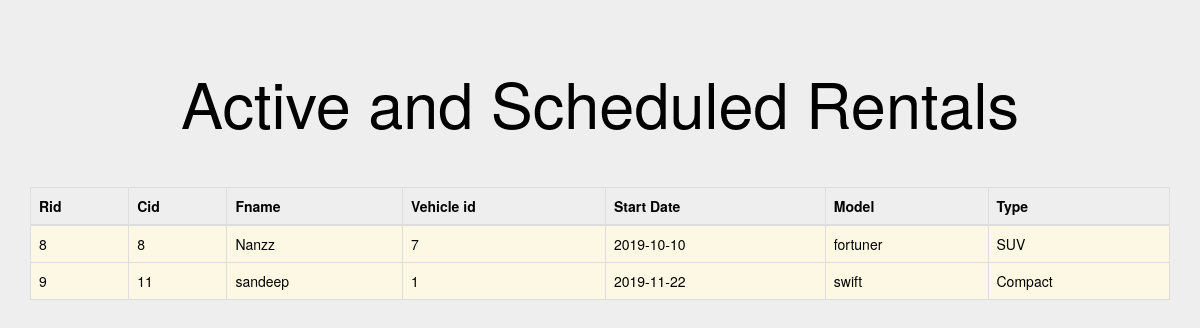
The app's page /viewrental.php with its own data.
### tables this page shows
CREATE TABLE IF NOT EXISTS `rental` (
`Rid` int(10) NOT NULL,
  `cid` int(10) NOT NULL,
  `Rdate` date DEFAULT NULL,
  `Ctype` varchar(20) NOT NULL,
  `Dno` int(10) DEFAULT NULL,
  `Vehicle_id` int(10) DEFAULT NULL,
  `D_allot` int(11) DEFAULT NULL
);

CREATE TABLE IF NOT EXISTS `customer` (
`Cid` int(10) NOT NULL,
  `Fname` varchar(10) DEFAULT NULL,
  `Lname` varchar(20) DEFAULT NULL,
  `Age` int(3) NOT NULL,
  `Mobile` bigint(15) DEFAULT NULL,
  `Dno` int(10) DEFAULT NULL,
  `Vehicle_id` int(10) DEFAULT NULL,
  `password` varchar(50) DEFAULT NULL,
  `username` varchar(50) DEFAULT NULL
);

CREATE TABLE IF NOT EXISTS `car` (
`Vehicle_id` int(10) NOT NULL,
  `License_no` varchar(20) DEFAULT NULL,
  `Model` varchar(20) DEFAULT NULL,
  `Year` date DEFAULT NULL,
  `Ctype` varchar(30) DEFAULT NULL,
  `Drate` int(10) DEFAULT NULL,
  `Wrate` int(10) DEFAULT NULL
);

### viewrental.php (the view, shortened to what this page needs)
<!DOCTYPE html PUBLIC "-//W3C//DTD HTML 4.01 Transitional//EN"  "http://www.w3.org/TR/html4/loose.dtd">
<html>
	<head>
        <link rel="stylesheet" href="https://maxcdn.bootstrapcdn.com/bootstrap/3.3.7/css/bootstrap.min.css" >
</head>
<body class="container jumbotron">
<?php
	$database_host = "localhost";
	$database_user = "root";
	$database_pass = "";
	$database_name = "carrental";
	$connection = mysqli_connect($database_host, $database_user, $database_pass, $database_name);
                ?>
<?php
$res2="SELECT rental.Rid,rental.cid,rental.Vehicle_id,rental.Rdate,car.Model,car.Ctype,customer.Fname FROM rental INNER JOIN car ON rental.Vehicle_id = car.Vehicle_id INNER JOIN customer ON rental.cid=customer.Cid";
	$result2=mysqli_query($connection,$res2);
	echo "<h1><center>Active and Scheduled Rentals</h1><br><br>";
?>
<table class="table table-hover table-bordered" border='1'>
	<thead><tr>
<th>Rid</th>
<th>Cid</th>
<th>Fname</th>
<th>Vehicle id</th>
<th>Start Date</th>
<th>Model</th>
<th>Type</th>
</tr>
</thead>
<tbody>
<?php
if (mysqli_num_rows($result2) > 0) {
while($row2 = mysqli_fetch_assoc($result2))
{echo "<tr class='warning'>";
echo "<td>" . $row2["Rid"] . "</td>";
echo "<td>" . $row2["cid"] . "</td>";
echo "<td>" . $row2["Fname"] . "</td>";
echo "<td>" . $row2["Vehicle_id"] . "</td>";
echo "<td>" . $row2["Rdate"] . "</td>";
echo "<td>" . $row2["Model"] . "</td>";
echo "<td>" . $row2["Ctype"] . "</td>";
echo "</tr>";
}
}
?></tbody>
</table>
   </body>
</html>

### records on screen
rental: Rid "8", cid "8", cid.Fname "Nanzz", Vehicle "7", Rdate "2019-10-10", Vehicle.Model "fortuner", Vehicle.Ctype "SUV"
rental: Rid "9", cid "11", cid.Fname "sandeep", Vehicle "1", Rdate "2019-11-22", Vehicle.Model "swift", Vehicle.Ctype "Compact"
